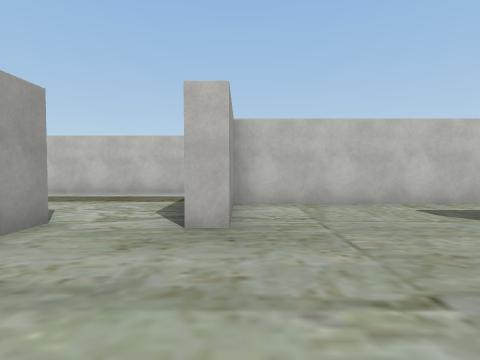
view 1 (above)

18 first-person views from a walk through a Unity game level. The camera is 1.3 m above the floor, tilts 2° down and sees 80° across. The floor is counted in squares, 2 m on a side. Each view is taken from the middle of a square. On the plan, view 1 faces up. The plan holds only what a view shows up to about 9 squares ahead; the rest is blank. The player character is not drawn. Some surface patterns are stand-ins.

view 2
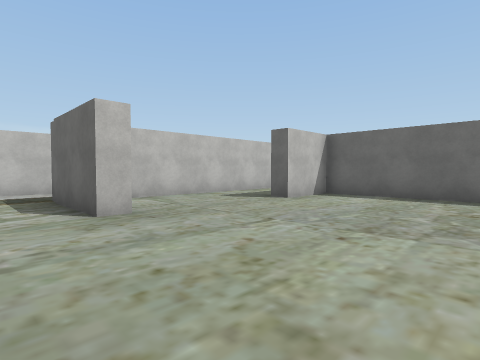

view 3
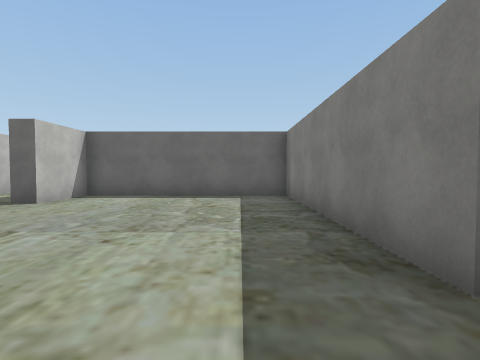

view 4
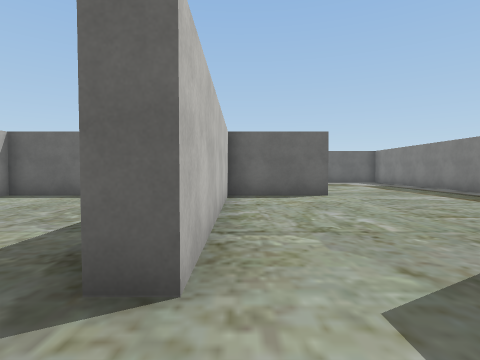

view 5
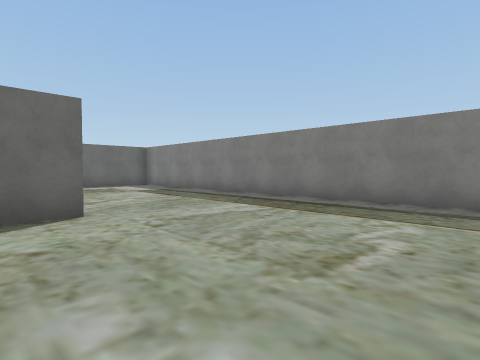

view 6
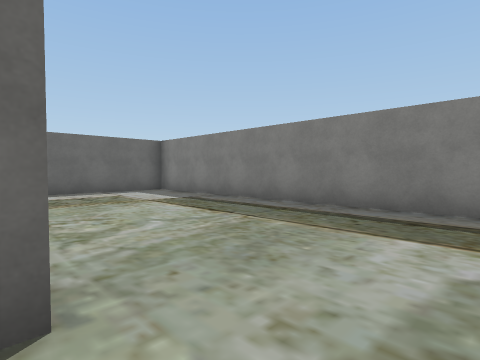

view 7
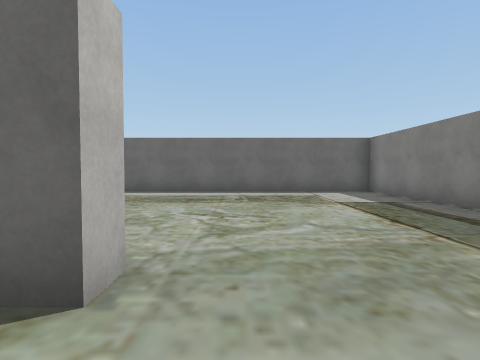

view 8
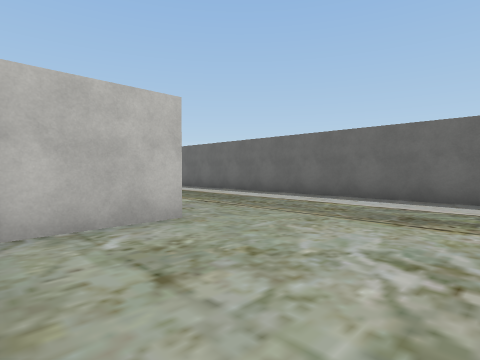

view 9
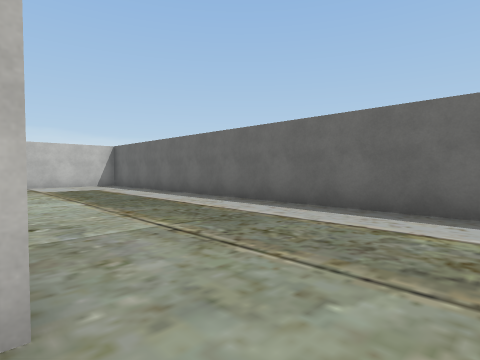

view 10
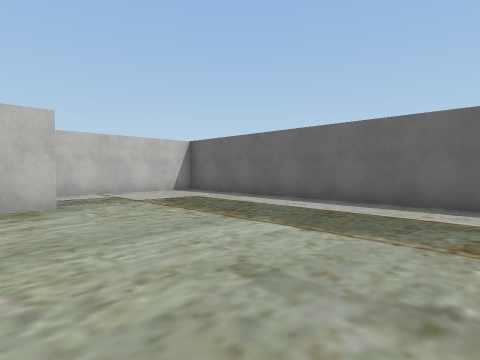

view 11
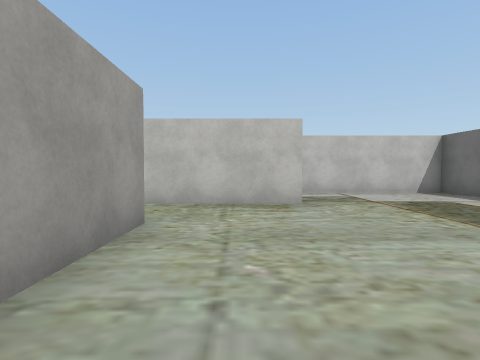

view 12
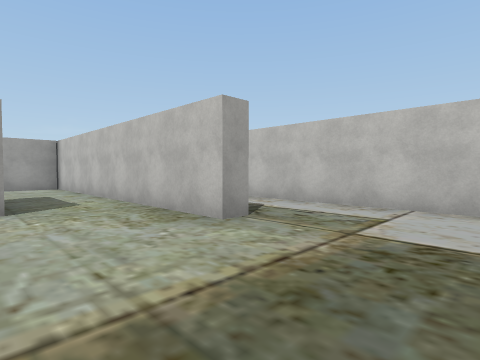

view 13
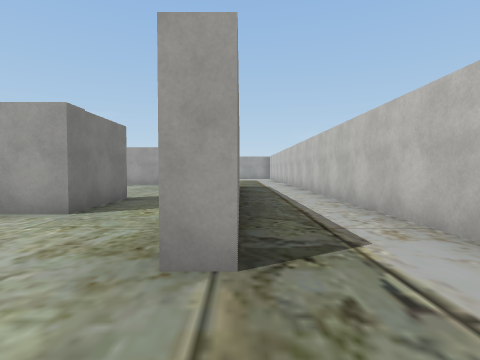

view 14
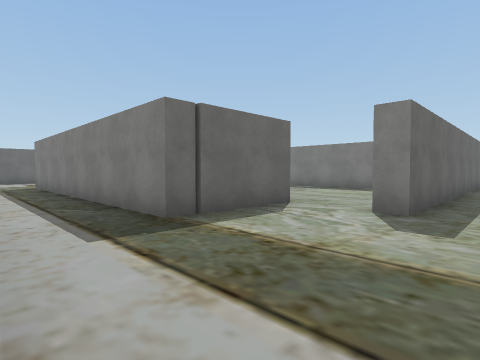

view 15
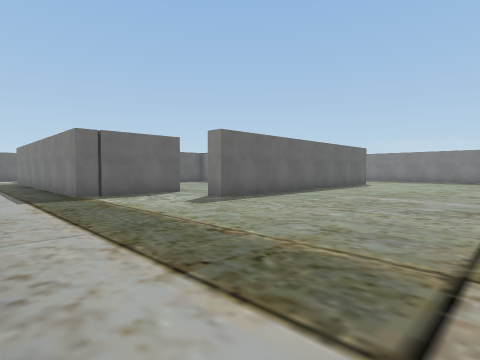

view 16
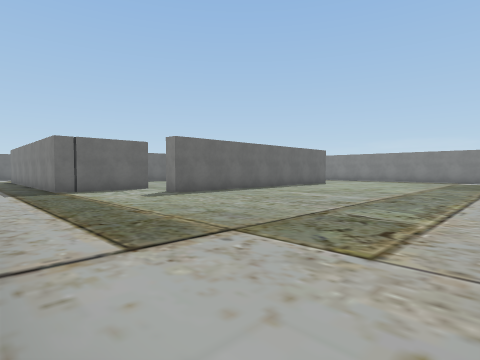

view 17
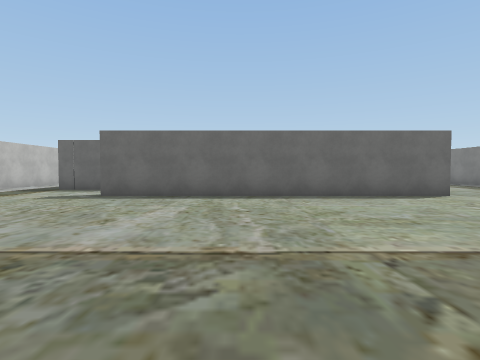

view 18
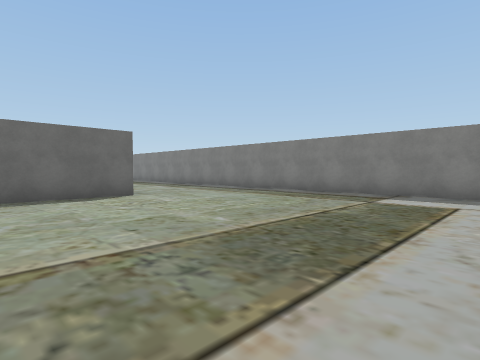

### Floor plan
Points are (right, up) in squares from view 1. A wall is a line through its corners. A room is listed if a view was taken in it or the views show most of it. See-through windows are left out.
Room 1 (views 1, 2, 3)
walls: (-0.6, -2.2) (5.3, -2.2) (5.3, 2.9) (3.5, 2.9) (3.5, 3.5); (-0.1, 5.1) (-0.1, 3.2) (-0.6, 3.2); (3.6, 5.5) (-0.1, 5.5)
ways out: opening at (-1.5, -2) to room 2; opening at (-1.5, 3.5) to room 2; opening at (4.5, 4.5) to room 2
Room 2 (views 4, 5, 6, 7, 8, 9, 10, 11, 12, 13, 14, 15, 16, 17, 18)
walls: (-2.9, -5.4) (-2.9, 3.5) (-2.3, 3.5) (-2.3, 2.8); (-0.6, 3.2) (-0.6, 6) (7.8, 6); (4.9, -2.7) (-0.6, -2.7) (-0.6, -2.2); (3.5, 3.5) (5.8, 3.5) (5.8, 1.4); (5.9, -5.3) (5.3, -5.3) (5.3, -2.6); (1.5, -10) (12.7, -10) (12.7, 8.1) (-5.5, 8.1); (8.3, -2.7) (6.3, -2.7); (-9.4, -10) (-5.2, -10); (8.2, 6) (8.2, 5.5) (3.6, 5.5)
ways out: opening at (-1.5, -2) to room 1; opening at (-1.5, 3.5) to room 1; opening at (4.5, 4.5) to room 1

Positions as (right, up) in squares from view 1, and headings:
1: (0, 0), facing up
2: (-2, -1), facing up-right
3: (-2, -1), facing right
4: (-2, -3), facing right
5: (1, -4), facing down-right
6: (4, -5), facing down-right
7: (4, -6), facing right
8: (6, -6), facing up-right
9: (8, -4), facing up-right
10: (7, 0), facing up-right
11: (7, 0), facing up
12: (11, 3), facing up-left
13: (10, 6), facing left
14: (-4, 8), facing down-right
15: (-8, 8), facing down-right
16: (-10, 8), facing down-right
17: (-10, 0), facing right
18: (-10, -2), facing down-right
